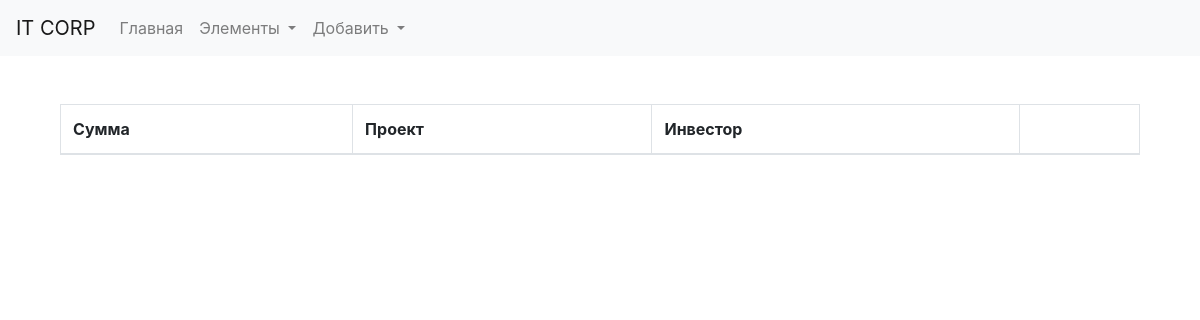
The app's page /financing, older data.
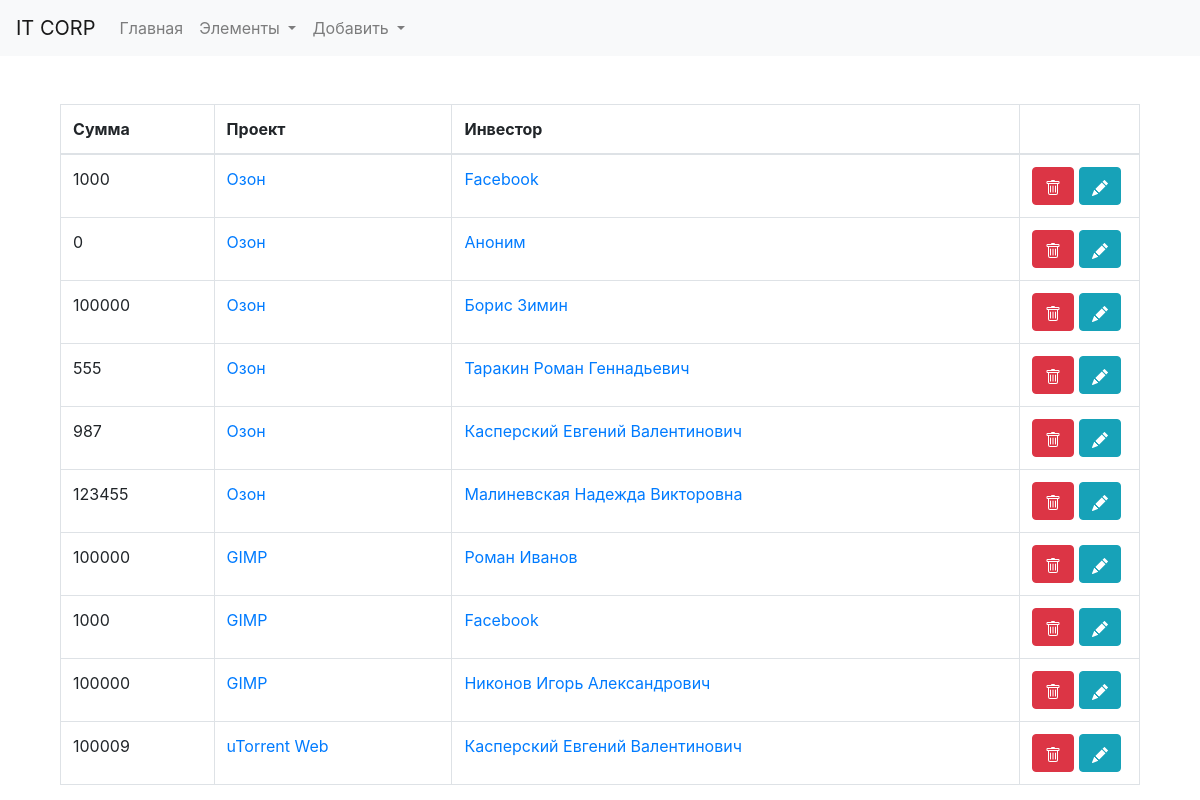
The same page, newer data.
### tables this page shows
CREATE TABLE `external_financing` (
  `id` int(10) UNSIGNED NOT NULL,
  `total` int(11) NOT NULL,
  `project_id` int(10) UNSIGNED NOT NULL,
  `investor_id` int(10) UNSIGNED NOT NULL
);

CREATE TABLE `projects` (
  `id` int(10) UNSIGNED NOT NULL,
  `is_by_order` tinyint(1) NOT NULL,
  `name` varchar(45) NOT NULL,
  `planned_release_date` date NOT NULL,
  `real_release_date` date DEFAULT NULL,
  `version` varchar(20) NOT NULL,
  `orders_id` int(10) UNSIGNED DEFAULT NULL,
  `categories_id` int(10) UNSIGNED NOT NULL
);

CREATE TABLE `investors` (
  `id` int(10) UNSIGNED NOT NULL,
  `name` varchar(45) NOT NULL DEFAULT 'Аноним',
  `address` varchar(100) DEFAULT NULL,
  `Телефон` varchar(20) DEFAULT NULL
);

### repository/ExternalFinancingRepository.php (called while the page is built, shortened)
<?php
class ExternalFinancingRepository implements ExternalFinancingRepositoryInterface
{
    private DB $db;
    public function __construct(DB $db)
    {
        $this->db = $db;
    }
    public function findAll(): array
    {
        $resArr = array();
        $res = $this->db->readQuery("SELECT * FROM external_financing");
        foreach ($res as $row) {
            array_push($resArr,$this->fromStringArray($row));
        }
        return $resArr;
    }
    public function fromStringArray(array $res) : ExternalFinancing{
        return new ExternalFinancing(
            intval($res["id"]),
            intval($res["total"]),
            intval($res["project_id"]),
            intval($res["investor_id"])
        );
    }
}

### repository/DB.php (called while the page is built, shortened)
<?php
class DB{
  private mysqli $mysqli;
  function __construct(){
      $this->mysqli = new mysqli(
      DB_SETTINGS['host'],
      DB_SETTINGS['user'],
      DB_SETTINGS['pass'],
      DB_SETTINGS['db']);
      $this->mysqli->query("set names utf8;");
      $this->mysqli->set_charset("utf-8");
  }
  public function readQuery(string $query,?string $types = null,...$params) : array{
    $stmt = $this->mysqli->prepare($query);
    if(!is_null($types))$stmt->bind_param($types,...$params);
    $stmt->execute();
    return $stmt->get_result()->fetch_all(MYSQLI_ASSOC);
  }
}
?>

### model/ExternalFinancing.php (called while the page is built, shortened)
<?php
class ExternalFinancing
{
    private ?int $id;
    private int $total;
    private int $projectId;
    private int $investorId;
    public function __construct(?int $id, int $total, int $projectId, int $investorId)
    {
        $this->id = $id;
        $this->total = $total;
        $this->projectId = $projectId;
        $this->investorId = $investorId;
    }
    public function getId(): ?int
    {
        return $this->id;
    }
    public function getTotal(): int
    {
        return $this->total;
    }
    public function getProjectId(): int
    {
        return $this->projectId;
    }
    public function getInvestorId(): int
    {
        return $this->investorId;
    }
}

### repository/ProjectRepository.php (called while the page is built, shortened)
<?php
class ProjectRepository implements ProjectRepositoryInterface{
  private DB $db;
  function __construct(DB $db){
    $this->db = $db;
  }
  public function findById(int $id) : ?Project{
    $res = $this->db->readQuery("SELECT * FROM projects WHERE id = ?;","i", $id);
    return $this->fromStringArray($res[0]);
  }
  public function fromStringArray(array $res) : Project{
    return new Project(
      intval($res["id"]),
      boolval($res["is_by_order"]),
      $res["name"],
      is_null($res["planned_release_date"]) ? null : new DateTime($res["planned_release_date"]),
      is_null($res["real_release_date"]) ? null : new DateTime($res["real_release_date"]),
      $res["version"],
      intval($res["orders_id"]),
      intval($res["categories_id"])
    );
  }
}
?>

### model/Project.php (called while the page is built, shortened)
<?php
class Project{
  private string $name;
  public function getName() : string {return $this->name;}
  function __construct(?int $id,
  bool $isByOrder,
  string $name,
  DateTime $plannedReleaseDate,
  ?DateTime $realReleaseDate,
  string $version,
  ?int $ordersId,
  int $categoriesId
){
  $this->name = $name;
  }
}
?>

### repository/InvestorRepository.php (called while the page is built, shortened)
<?php
class InvestorRepository implements InvestorRepositoryInterface
{
    private DB $db;
    function __construct(DB $db)
    {
        $this->db = $db;
    }
    public function findById(int $id): ?Investor
    {
        $res = $this->db->readQuery("SELECT * FROM investors WHERE id = ?","i", $id);
        return $this->fromStringArray($res[0]);
    }
    public function fromStringArray(array $res) : Investor
    {
        return new Investor(
            intval($res["id"]),
            $res["name"],
            is_null($res["address"]) ? "" : $res["address"],
            $res["phone"]
        );
    }
}

### model/Investor.php (called while the page is built, shortened)
<?php
class Investor
{
    private string $name;
    public function __construct(?int $id,
                         string $name,
                         ?string $address,
                         ?string $phone
    ){
        $this->name = $name;
    }
    public function getName(): string
    {
        return $this->name;
    }
}

### view/FinancingView.php (the view, shortened to what the changed rows need)
<?php
class FinancingView implements ViewInterface
{
    private ExternalFinancingRepositoryInterface $rep;
    private InvestorRepositoryInterface $investorRep;
    private ProjectRepositoryInterface $projectRep;
    public function __construct(ExternalFinancingRepositoryInterface $rep,InvestorRepositoryInterface $investorRep,ProjectRepositoryInterface $projectRep)
    {
        $this->rep = $rep;
        $this->projectRep = $projectRep;
        $this->investorRep = $investorRep;
    }
    public function render(): void
    {
        if(isset($_GET['investor'])){
            $financing = $this->rep->filter(investorId : intval($_GET['investor']) );
        }else{
            $financing = $this->rep->findAll();
        }
        ?>
        <div class="col-md-12">
        <table class="table table-bordered">
  <thead>
    <tr>
      <th scope="col">Сумма</th>
      <th scope="col1">Проект</th>
      <th scope="col2">Инвестор</th>
        <th scope="col3" width="120px"></th>
    </tr>
  </thead>
            <tbody>
        <?php
        foreach ($financing as $i=>$f){
?>
            <tr>
            <td><?=$f->getTotal();?></td>
            <td><a href="/db_app/projects/edit/<?=$f->getProjectId()?>"><?=$this->projectRep->findById($f->getProjectId())->getName();?></a></td>
            <td><a href="/db_app/investors/edit/<?=$f->getInvestorId()?>"><?=$this->investorRep->findById($f->getInvestorId())->getName()?></td>
            <td><a href="/db_app/financing/remove/<?=$f->getId()?>" class="btn btn-danger"></a>
                <a href="/db_app/financing/edit/<?=$f->getId(); ?>" class="btn btn-info"></a>
            </td>
            </tr>
<?php
        }
        ?>
            </tbody>
        </table>
        </div>
            <?php
    }
}

Row changes from the older to the newer data that the page shows:
added external_financing: total "1000", project.categories_id "Озон", investor.phone "Facebook"
added external_financing: total "0", project.categories_id "Озон", investor.phone "Аноним"
added external_financing: total "100000", project.categories_id "Озон", investor.phone "Борис Зимин"
added external_financing: total "555", project.categories_id "Озон", investor.phone "Таракин Роман Геннадьевич"
added external_financing: total "987", project.categories_id "Озон", investor.phone "Касперский Евгений Валентинович"
added external_financing: total "123455", project.categories_id "Озон", investor.phone "Малиневская Надежда Викторовна"
added external_financing: total "100000", project.categories_id "GIMP", investor.phone "Роман Иванов"
added external_financing: total "1000", project.categories_id "GIMP", investor.phone "Facebook"
added external_financing: total "100000", project.categories_id "GIMP", investor.phone "Никонов Игорь Александрович"
added external_financing: total "100009", project.categories_id "uTorrent Web", investor.phone "Касперский Евгений Валентинович"
